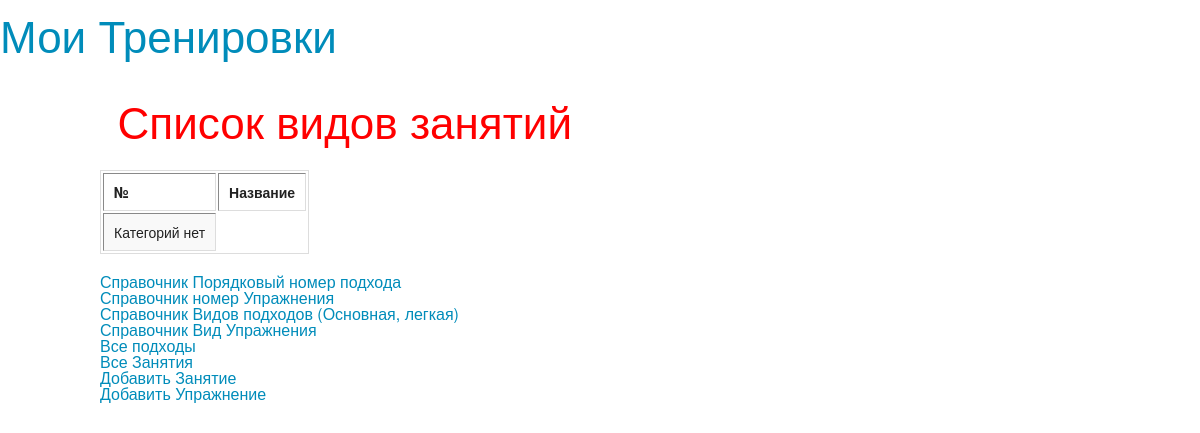
Page /vid_podhoda/ on the earlier database version.
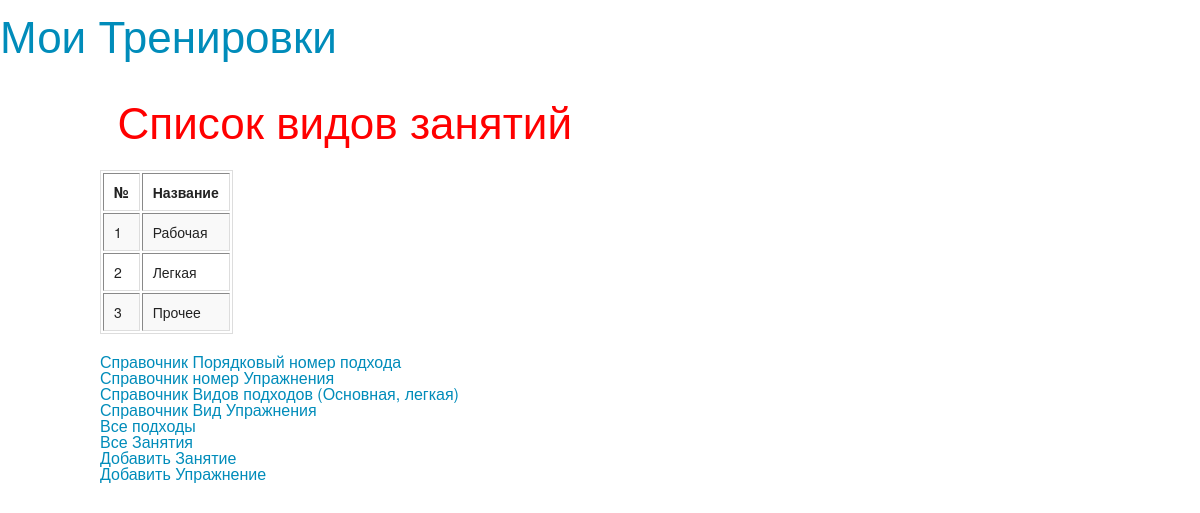
Same page on the later database version.
### trenirovka/models.py (models this page shows, shortened)
class Vid_Podhod(models.Model):
	name = models.CharField(max_length=25)

### trenirovka/views.py (the view)
# urls.py: url(r'^vid_podhoda/$', 'trenirovka.views.vid_podhoda'),
def vid_podhoda (request) :
	vid_podhoda_list = Vid_Podhod.objects.all()
	return render_to_response ('vid_podhod.html', locals() )

### trenirovka/templates/vid_podhod.html
{% extends "index.html" %}
{% block sidebar %}
<ul>
		<h1>
		  Список видов занятий
		</h1>
</ul>
{% endblock %}
{% block content%}
		<table border="1">
					<td  style="font-weight:bold" > №</td>
					<td  style="font-weight:bold" >Название</td>
			{% for vid in vid_podhoda_list %}
				<tr>
					<td>{{vid.id}}</td>
					<td>{{vid.name}}</td>
				</tr>
			{% empty %}
				<tr><td>Категорий нет</td></tr>
			{% endfor%}
		</table>
{% endblock %}

Differences in the rows shown:
added Vid_Podhod: id "1", name "Рабочая"
added Vid_Podhod: id "2", name "Легкая"
added Vid_Podhod: id "3", name "Прочее"
Other differences:
text no longer shown: "Категорий нет"
